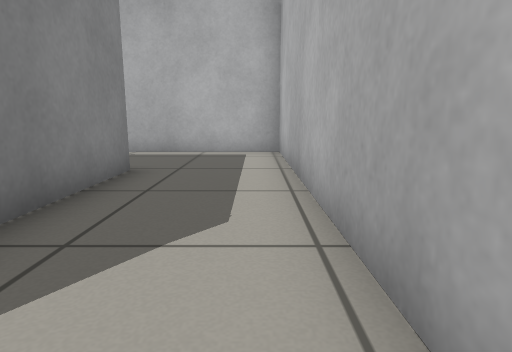
View 1 (above)

18 first-person views from a walk through a robot-simulator world made for Gazebo. The camera is 0.5 m above the floor, tilts 10° down and sees 75° across. The floor is counted in squares, 0.5 m on a side. Each view is taken from the middle of a square. On the plan, view 1 faces up. The plan holds only what a view shows up to about 12 squares ahead; the rest is blank.

View 2
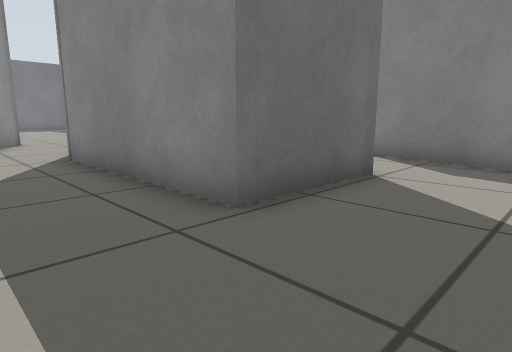

View 3
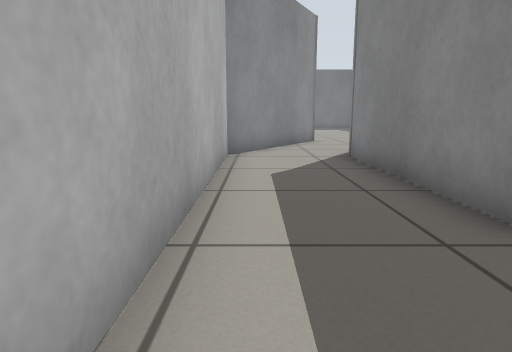

View 4
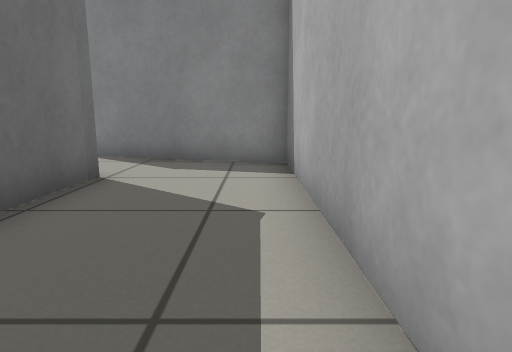

View 5
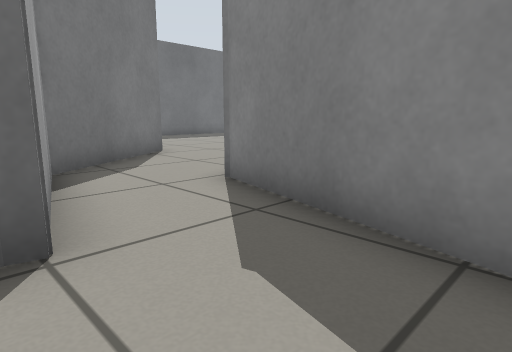

View 6
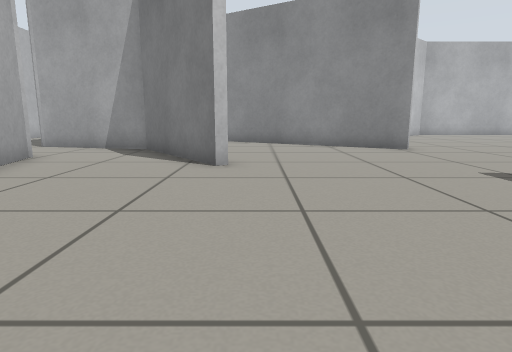

View 7
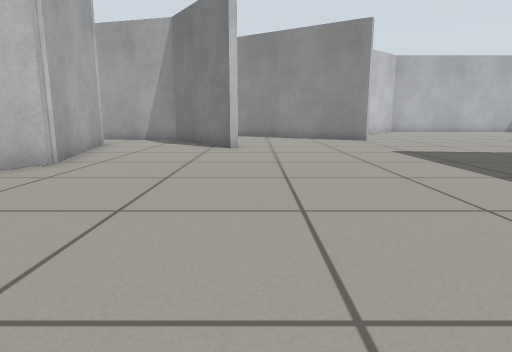

View 8
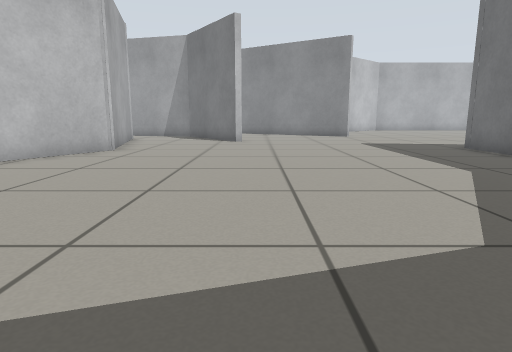

View 9
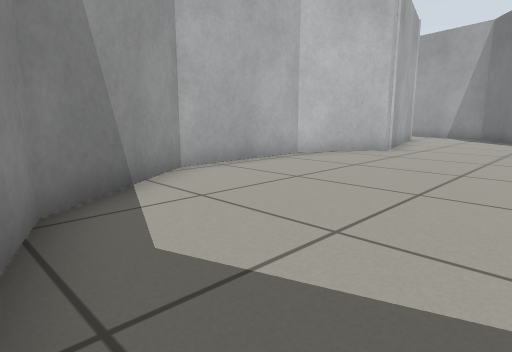

View 10
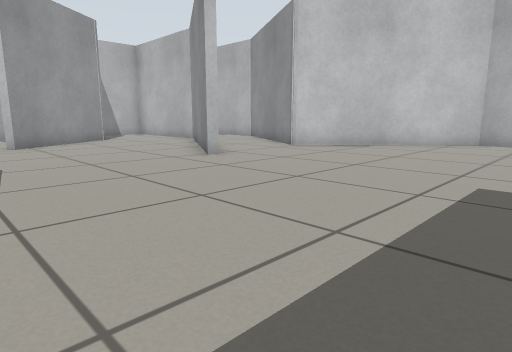

View 11
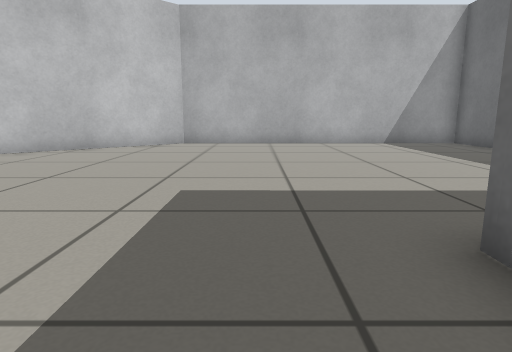

View 12
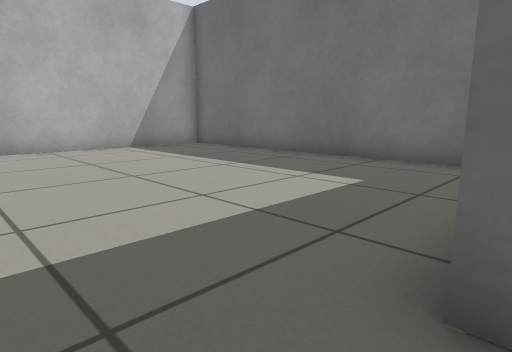

View 13
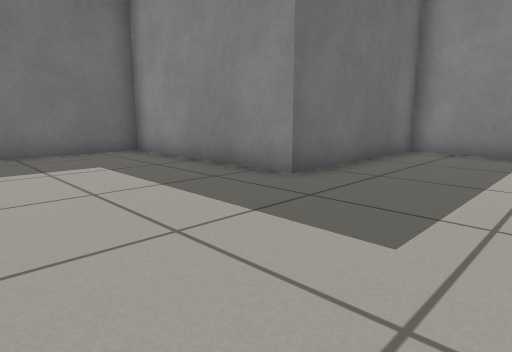

View 14
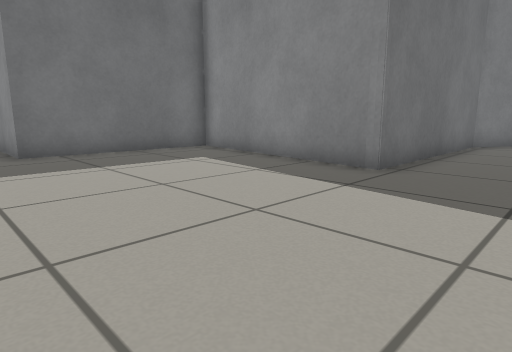

View 15
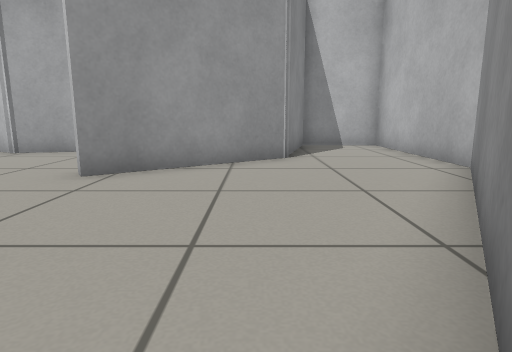

View 16
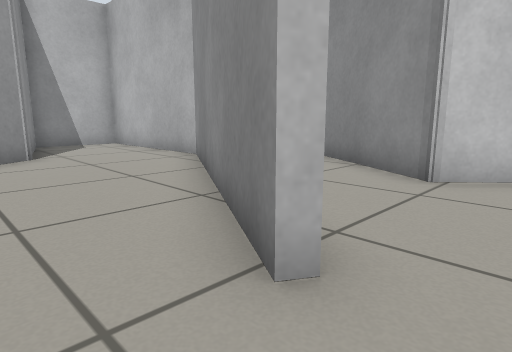

View 17
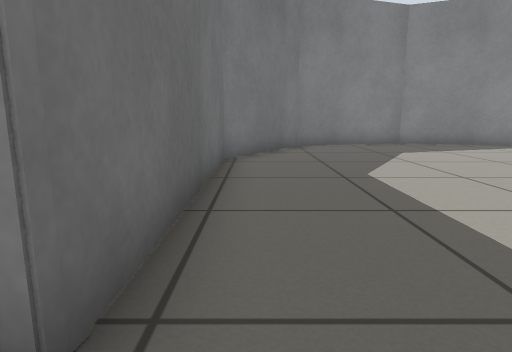

View 18
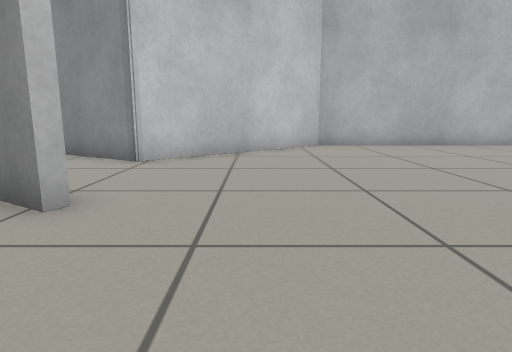

### Floor plan
Points are (right, up) in squares from view 1. A wall is a line through its corners. A room is listed if a view was taken in it or the views show most of it. See-through windows are left out.
Room 1 (views 1, 2, 3, 4, 5)
walls: (-6.1, 4.2) (-5.6, 6.3) (-2.4, 6.3) (-2.4, 0.3); (-1.1, -3) (0.8, 0.2) (0.7, 9.7) (-7.3, 9.7) (-8.4, 5.7)
ways out: opening at (-7, 5.5) to room 2; opening at (-2, -2) to room 2
Room 2 (views 6, 7, 8, 9, 10, 11, 12, 13, 14, 15, 16, 17, 18)
walls: (-6.2, -6) (-6.6, -5.7) (-2.7, 0.6) (-2.7, 6) (-5.3, 6) (-6.3, 2.3) (-10, -0.4); (-13.5, -7.8) (-13.1, -7.8) (-13.1, -8.2); (-10.3, -0.2) (-6.5, 2.4) (-6.1, 4.2); (-8.4, 5.7) (-8.6, 4.7) (-13.8, 3.4) (-16.5, 4.8) (-20.3, 4.8) (-23.3, 2.8) (-24.7, -0.7); (-24.7, -2.3) (-23.6, -5.5) (-20, -7.8) (-13.1, -7.8) (-14.2, -14.7) (-8.6, -14.7) (-8.6, -20.7) (1.6, -20.7); (1.9, -20) (1.9, -10.2) (-2.5, -5.3) (-1.1, -3)
ways out: opening at (-7, 5.5) to room 1; opening at (-2, -2) to room 1

Where each view was taken, in squares from view 1:
view 1: 0 up, 0 right, facing up
view 2: 9 up, 0 right, facing down-left
view 3: 9 up, 0 right, facing down
view 4: 9 up, 0 right, facing left
view 5: 9 up, 5 left, facing down-left
view 6: 1 down, 17 left, facing right
view 7: 1 down, 21 left, facing right
view 8: 1 down, 24 left, facing right
view 9: 1 down, 24 left, facing up-right
view 10: 13 down, 12 left, facing up-right
view 11: 13 down, 11 left, facing right
view 12: 13 down, 9 left, facing down-right
view 13: 11 down, 4 left, facing down-left
view 14: 5 down, 7 left, facing down-left
view 15: 6 down, 7 left, facing up
view 16: 7 down, 8 left, facing up-right
view 17: 7 down, 12 left, facing left
view 18: 8 down, 10 left, facing right
